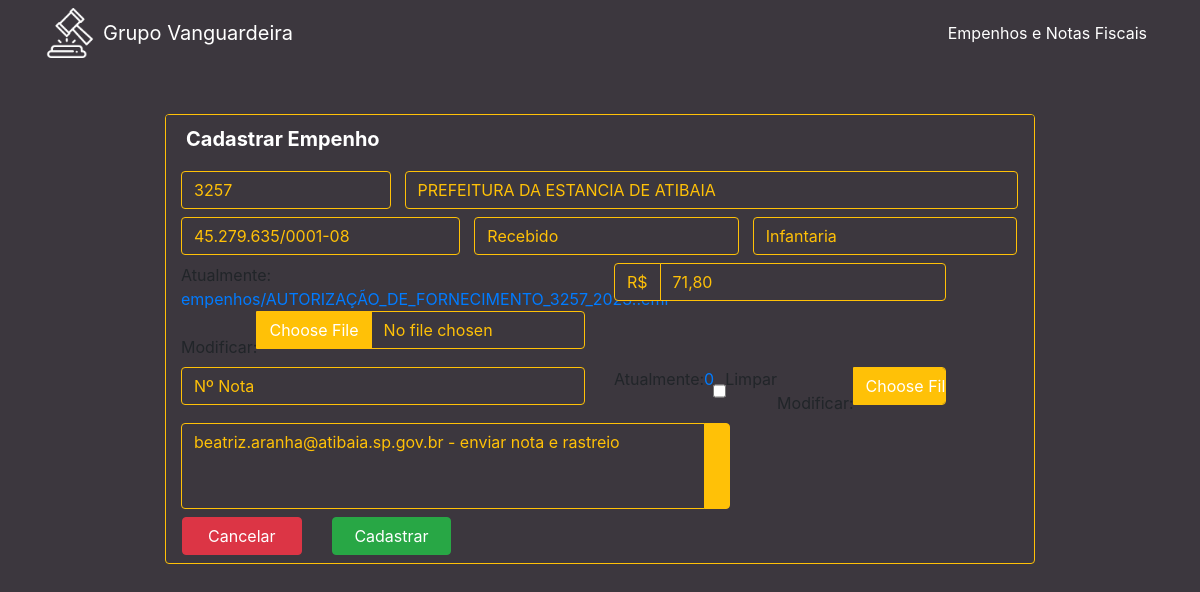
The app's page /edit/719/, older data.
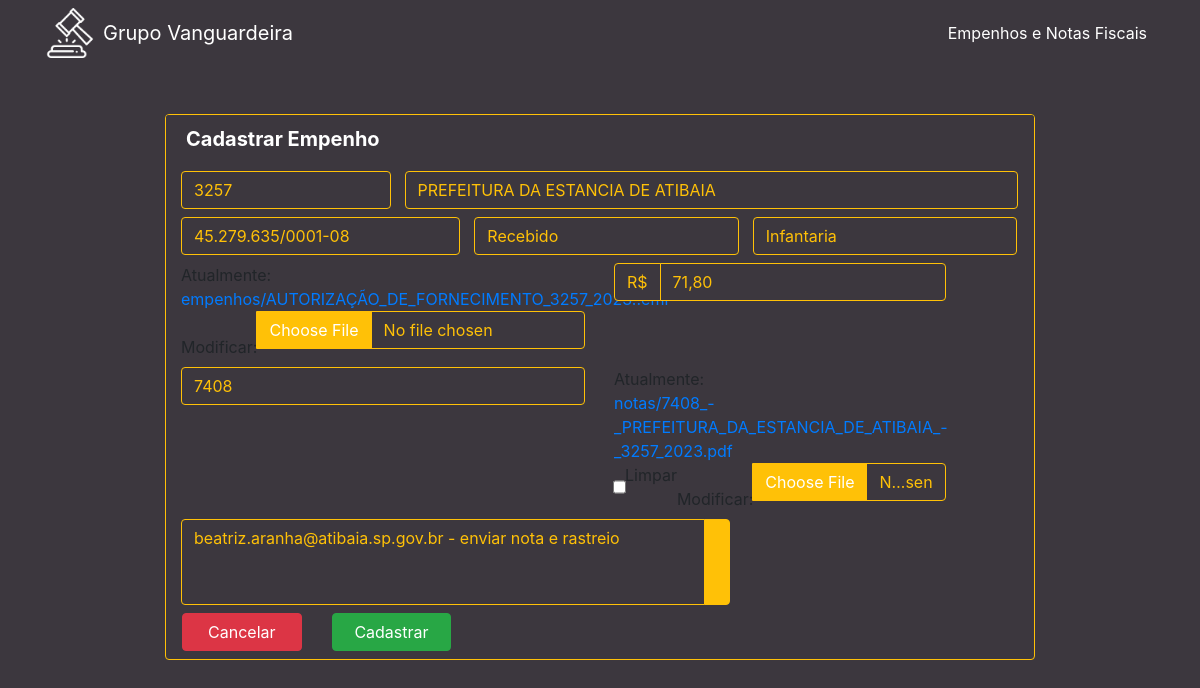
The same page, newer data.
### cliente/models.py (models this page shows, shortened)
class Cliente(models.Model):
    numero = models.CharField(max_length=255)
    nome = models.CharField(max_length=255)
    cnpj = models.CharField(max_length=255)
    data_criacao = models.DateTimeField(default=timezone.now)
    categoria = models.ForeignKey(Categoria, on_delete=models.DO_NOTHING)
    empresa = models.ForeignKey(Empresa, on_delete=models.DO_NOTHING)
    empenho = models.FileField(upload_to='empenhos/', max_length=500)
    nfe = models.FileField(upload_to='notas/', max_length=500, default='0', blank=True)
    n_nfe = models.CharField(max_length=255, blank=True)
    descricao = models.TextField(blank=True)
    valor = models.CharField(max_length=255)

### cliente/views.py (the view)
# urls.py: path('edit/<int:pk>/', views.edit, name="edit"),
def edit(request, pk):
    cliente = Cliente.objects.get(pk=pk)
    form = ClienteForm(instance=cliente)
    return render(request, 'cliente/form.html', {'cliente': cliente, 'form': form})

### cliente/form.py
class ClienteForm(ModelForm):
    class Meta:
        model = Cliente
        fields = ['numero', 'nome', 'cnpj', 'data_criacao', 'categoria', 'empresa', 'empenho', 'descricao', 'valor', 'nfe', 'n_nfe']
    def __init__(self, *args, **kwargs):
        super(ClienteForm, self).__init__(*args, **kwargs)
        for field in self.fields:
            self.fields[field]. widget.attrs.update({'class': 'form-control'})

### cliente/models.py (called while the page is built)
    def __str__(self):
        return self.nome

    def __str__(self):
        return self.nome

### cliente/templates/cliente/form.html (shortened to what this page needs)
{% extends 'base.html' %}
{% load widget_tweaks %}
{% block conteudo %}
    <div class="container col-lg-12 center mt-5 w-75">
        <div class="card card-primary card-formulario">
            <div class="card-header">
                <h5 class="card-title mb-0">
                    Cadastrar Empenho
                </h5>
            </div>
            <form action="{% if cliente %}/cliente/update/{{cliente.id}}/{% else %}/cliente/create/{% endif %}" method="POST" enctype="multipart/form-data">
                  <div class="input-group col-12 p-15 my-2">
                    <div class="input-group col-3 p-0">
                      {% render_field form.numero name="numero" type="number" placeholder="Nº Empenho" autocomplete="off"%}
                    </div>
                    <div class="input-group col-9 pr-0">
                      {% render_field form.nome name="nome" id="nome" type="name" placeholder="Nome do cliente" autocomplete="off"%}
                    </div>
                  </div>
                  <div class="input-group col-12 mb-2 p-15">
                    <div class="input-group col-4 p-0" >
                      {% render_field form.cnpj type="text" id="cpfcnpj" placeholder="CNPJ" autocomplete="off"%}
                    </div>
                    <div class="input-group col-4 pr-0">
                      {% render_field form.categoria name="categoria" id="categoria" placeholder="Categoria" autocomplete="off"%}
                    </div>
                    <div class="input-group col-4 pr-0">
                      {% render_field form.empresa name="empresa" id="empresa" placeholder="Empresa" autocomplete="off"%}
                    </div>
                  </div>
                  <div class="input-group col-12 p-0">
                    <div class="input-group col-6 p-15 mb-2" >
                      {% render_field form.empenho name="empenho" type="file" placeholder="Empenho" autocomplete="off"%}
                    </div>
                    <div class="input-group col-5 p-15 mb-2" >
                      <span class="input-group-text valor" id="span-valor">R$</span>
                      {% render_field form.valor name="valor" type="text" id="valor" placeholder="Valor do empenho" autocomplete="off"%}
                    </div>
                  </div>
                  <div class="input-group col-12 p-0">
                    <div class="input-group col-6 p-15 mb-2" >
                      {% render_field form.n_nfe name="n_nfe" type="name" placeholder="Nº Nota" autocomplete="off"%}
                    </div>
                    <div class="input-group col-5 p-15 mb-2" >
                      {% render_field form.nfe name="nfe" type="file" value="0" placeholder="Nfe" autocomplete="off"%}
                    </div>
                  </div>
                  <div class="input-group col-8 p-15 mb-2" >
                    {% render_field form.descricao rows="3" style="resize:none;" placeholder="Observações..." type="text" autocomplete="off"%}
                    <div class="input-group-append">
                      <div class="input-group-text">
                      </div>
                    </div>
                  </div>
                <div class="row">
                    <div class="col-2 mb-2 ml-3">
                      <a class="btn btn-danger btn-block" href="{{ request.META.HTTP_REFERER }}">Cancelar</a>
                    </div>
                    <div class="col-2 m-0">
                      <button type="submit" class="btn btn-success btn-block" id="submit_button" >Cadastrar</button>
                    </div>
                </div>
            </form>
        </div>
    </div>
{% endblock %}

Row changes from the older to the newer data that the page shows:
changed Cliente "PREFEITURA DA ESTANCIA DE ATIBAIA": n_nfe (not shown) → "7408"
Text that changed along with them:
text no longer shown: "Atualmente: 0 Limpar Modificar:"
text now shown: "Atualmente: notas/7408_-_PREFEITURA_DA_ESTANCIA_DE_ATIBAIA_-_3257_2023.pdf Limpar Modificar:"
